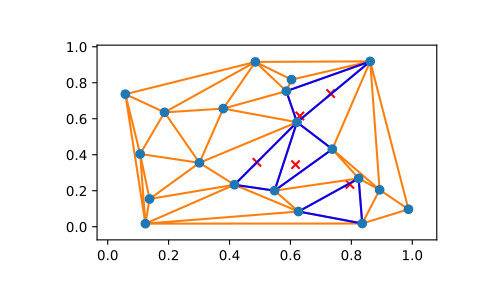

Source code (Python):
import numpy as np
import matplotlib.pyplot as plt
from scipy.spatial import Delaunay, delaunay_plot_2d, tsearch
rng = np.random.default_rng()

# The Delaunay triangulation of a set of random points:

pts = rng.random((20, 2))
tri = Delaunay(pts)
_ = delaunay_plot_2d(tri)

# Find the simplices containing a given set of points:

loc = rng.uniform(0.2, 0.8, (5, 2))
s = tsearch(tri, loc)
plt.triplot(pts[:, 0], pts[:, 1], tri.simplices[s], 'b-', mask=s==-1)
plt.scatter(loc[:, 0], loc[:, 1], c='r', marker='x')
plt.show()
